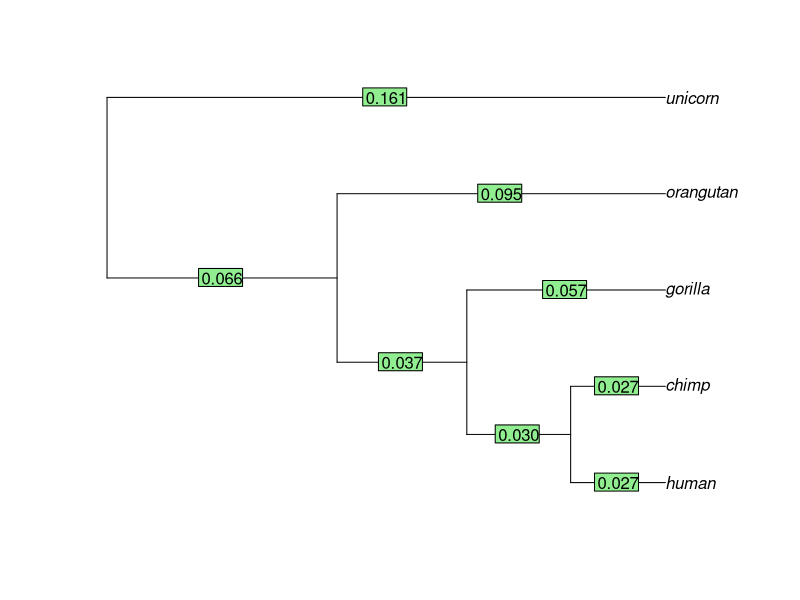

Write R code to recreate this figure.
#########################################################
#######        COMPUTATIONAL BIOLOGY         ############
#######             HOMEWORK 3               ############
#########################################################
#                                                       #
# Reconstruct the phylogenetic tree of given sequences  #
# using UPGMA with hamming, JC69, K80 distances.        #
#                                                       #
#########################################################
#########################################################

#########################################################
######    Code below this should not be changed   #######
#########################################################

library(ape)

transform_to_phylo = function(sequences, named_edges, edge_lengths, node_description) {
    # Produce a tree of the phylo class from the matrix of edges, vector of lengths and
    # the dataframe  containing node descriptions.
    #    sequences: a list of the original sequences as strings;
    #    named_edges: an Mx2 matrix of pairs of nodes connected by an edge,
    #                 where the M rows are the different edges and the 2 columns
    #                 are the parent node and the child node of an edge as numeric values.
    #    edge_lengths: a vector of length M of the corresponding edge lengths as numeric values.
    #    node_description: a data frame of the node descriptions as defined in
    #                      initialize_node_description and extended by the upgma code.
    
    edges = named_edges
    for (name in rownames(node_description)) {
        index = which(rownames(node_description) == name)
        edges[which(edges == name)] = as.numeric(index)
    }
    edges = matrix(as.numeric(edges), ncol = 2)
    
    edges[which(edges > length(sequences))] = - edges[which(edges > length(sequences))]
    root = setdiff(edges[,1], edges[,2])
    edges[which(edges==root)] = length(sequences) + 1
    
    k = length(sequences) + 2
    for(x in unique(edges[which(edges < 0)])) {
        edges[which(edges==x)] = k
        k = k + 1
    }
    
    tree = list()
    class(tree) = "phylo"
    tree$edge = edges
    tree$edge.length = edge_lengths
    tree$Nnode = as.integer(length(sequences) - 1)
    tree$tip.label = names(sequences)
    
    # Return the tree in the form of the phylo class from ape
    return(tree)
}

plot_tree = function(tree) {
    # Plot the phylogenetic tree with node labels and edge lengths.
    #    tree: an object of class phylo from the ape package

    plot(tree)
    edgelabels(format(tree$edge.length, digits = 2))
}

initialize_node_description = function(sequences) {
    # Initialize the structure that will hold node descriptions.
    # The created structure is a data frame where the rows are node names, and the columns are
    # node_height -- distance from the node to any tip in the ultrametric tree as a numeric value, and
    # node_size -- number of tips that this node is ancestral to as a numeric value.
    #    sequences: a list of the original sequences as strings;

    N = length(sequences)
    node_names = names(sequences)
    node_sizes = rep(1, times = N)
    node_heights = rep(0, times = N)
    node_description = data.frame(node_sizes, node_heights)
    rownames(node_description) = node_names

    # Return a data frame that contains information on currently existing tip nodes.
    # node_description: a dataframe containing information on the currently existing nodes.
    #                   The row names are the names of the currently existing tips, i.e.
    #                   are the same as the names in the sequence list, node_height is
    #                   0 and node_size is 1 as the all the currently existing nodes are tips.
    return(node_description)
}

add_new_node = function(node_description, merging_nodes) {
    # Add new merged node to the node description data frame.
    # The new node is a combination of the nodes supplied in the merging_nodes,
    # e.g. if one needs to merge nodes "bird" and "fish", the new node in the
    # dataframe will be called "bird.fish".
    #    node_description: the dataframe created by initialize_node_description, containing
    #                      current node sizes and node heights as numeric values.
    #    merging_nodes: a vector of two names of the nodes being merged as strings.

    new_node_name = paste(merging_nodes, collapse = ".")
    new_node_row = data.frame(node_sizes = 0, node_heights = 0)
    rownames(new_node_row) = new_node_name
    new_node_description = rbind(node_description, new_node_row)
    
    # Return the node_description dataframe with a row for the new node added, and
    # the new node name.
    #    node_description: the dataframe where the rows are labelled by current nodes and columns
    #                      contain the node heights and sizes as numeric values.
    #    new_node_name: the name of the newly added node as a string, created from names in merging_nodes.
    return(list(node_description = new_node_description, new_node_name = new_node_name))
}

#########################################################
######    Code above this should not be changed   #######
#########################################################

get_hamming_distance = function(sequence1, sequence2) {
    # Compute the Hamming distance between two sequences.
    #    sequence1: first sequence 
    #    sequence2: second sequence

    distance <- sum(strsplit(sequence1,"")[[1]]!=strsplit(sequence2,"")[[1]])

    # Return the numerical value of the distance
    return(distance)
}

get_JC69_distance = function(sequence1, sequence2) {
    # Compute the JC69 distance between two sequences.
    #    sequence1: first sequence
    #    sequence2: second sequence

    p <- get_hamming_distance(sequence1, sequence2)/nchar(sequence1)
    distance <- (-3.0/4.0)*log(1-(4.0/3.0)*p)

    # Return the numerical value of the distance
    return(distance)
}

get_K80_distance = function(sequence1, sequence2) {
    # Compute the K80 distance between two sequences.
    #    sequence1: first sequence
    #    sequence2: second sequence

    seq1 <- strsplit(sequence1,"")[[1]]
    seq2 <- strsplit(sequence2,"")[[1]]
    indic <- seq1!=seq2
    differences_tot <- sum(indic)
    S <- 0.0
    V <- 0.0
    for (i in 1:differences_tot){
      if (sum(indic)==0){
        break
      }
      else if (seq1[indic][i]=="T" & seq2[indic][i]=="C" |
          seq1[indic][i]=="A" & seq2[indic][i]=="G" |
          seq2[indic][i]=="T" & seq1[indic][i]=="C" |
          seq2[indic][i]=="A" & seq1[indic][i]=="G")
        {
        S <- S+1
        }
    }
    V <- (differences_tot-S)/length(seq1)
    S <- S/length(seq1)
    distance <- (-0.5)*log(1-2*S-V)-(0.25)*log(1-2*V)

    # Return the numerical value of the distance
    return(distance)
}


compute_initial_distance_matrix = function(sequences, distance_measure) {
    # Compute the initial distance matrix using one of the distance measures.
    # The matrix is of dimension NxN, where N is the number of sequences.
    # The matrix columns and rows should be labelled with tip names, each row and column
    # corresponding to the appropriate sequence.
    # The matrix can be filled completely (i.e symmetric matrix) or only the upper half
    # (as shown in the lecture).
    # The diagonal elements of the matrix should be Inf.
    #    sequences: the sequence alignment in the form of a list of species names and 
    #               the associated genetic sequences as strings
    #    distance_measure: a string indicating whether the 'hamming', 'JC69' or 'K80' 
    #                      distance measure should be used
  
    N <- length(sequences)
    distance_matrix <- matrix(nrow = N, ncol = N)
    rownames(distance_matrix) <- names(sequences)
    colnames(distance_matrix) <- names(sequences)
    
    for (i in 1:N){
      for (j in 1:N){
        if (distance_measure=='hamming'){
          distance_matrix[i,j] <- get_hamming_distance(sequences[i][[1]], sequences[j][[1]])
        }
        else if (distance_measure=='JC69'){
          distance_matrix[i,j] <- get_JC69_distance(sequences[i][[1]], sequences[j][[1]])
        }
        else if (distance_measure=='K80'){
          distance_matrix[i,j] <- get_K80_distance(sequences[i][[1]], sequences[j][[1]])
        }
      }
    }
    
    diag(distance_matrix) <- Inf

    # Return the NxN matrix of numeric inter-sequence distances with Inf on the diagonal
    return(distance_matrix)
}

get_merge_node_distance = function(node_description, distance_matrix, merging_nodes, existing_node) {
    # Compute the new distance between the newly created merge node and an existing old node in the tree
    #    node_description: a dataframe containing information on the currently existing nodes
    #    distance_matrix: the matrix of current distances between nodes
    #    merging_nodes: a vector of two node names that are being merged in this step
    #    existing_node: one of the previously existing nodes, not included in the new node
    
    size_i <- node_description[merging_nodes[1], "node_sizes"]
    dist_i <- distance_matrix[merging_nodes[1], existing_node]
    size_j <- node_description[merging_nodes[2], "node_sizes"]
    dist_j <- distance_matrix[merging_nodes[2], existing_node]
    
    new_distance = (size_i * dist_i + size_j * dist_j) / (size_i + size_j)
  
    # Returns the numeric distance between the newly created merge node and the existing node
    return(new_distance)
}

update_distance_matrix = function(node_description, distance_matrix, merging_nodes, new_node_name) {
    # Update the distance matrix given that two nodes are being merged.
    #    node_description: a dataframe containing information on the currently existing nodes
    #    distance_matrix: the current distance matrix that needs to be updated
    #    merging_nodes: a vector of two node names that need to be merged in this step
    #    new_node_name: the name with which the merged node should be labelled
    # The resulting matrix should be one column and one row smaller, i.e. if the given distance matrix
    # was MxM, then the updated matrix will be M-1xM-1, where the 2 rows and cols represent the separate
    # nodes undergoing the merge are taken out and a new row and col added that represents the new node.

    # use get_merge_node_distance
    updated_distance_matrix <- rbind(distance_matrix, rep(NA, dim(distance_matrix)[1]))
    updated_distance_matrix <- cbind(updated_distance_matrix, c(rep(NA, dim(distance_matrix)[1]), Inf))
    rownames(updated_distance_matrix) <- c(rownames(distance_matrix), new_node_name)
    colnames(updated_distance_matrix) <- c(rownames(distance_matrix), new_node_name)
    
    indic <- c()
    for (i in 1:(length(rownames(updated_distance_matrix))-1)){
      if (rownames(updated_distance_matrix)[i] != merging_nodes[1] & rownames(updated_distance_matrix)[i] != merging_nodes[2]){
        val <- get_merge_node_distance(node_description, updated_distance_matrix, merging_nodes, rownames(updated_distance_matrix)[i])
        updated_distance_matrix[i, dim(updated_distance_matrix)[1]] <- val
        updated_distance_matrix[dim(updated_distance_matrix)[1], i] <- val
      }else{
        indic <- c(indic,i)
      }
    }
    
    #delete rows/cols not used anymore
    updated_distance_matrix<- updated_distance_matrix[-indic,-indic]
      
    # Returns the updated matrix of numeric cluster distances
    return(updated_distance_matrix)
}

upgma_one_step = function(node_description, distance_matrix, edges, edge_lengths) {
    # Performs one step of the upgma algorithm, i.e. the nodes with the smallest distance are merged, 
    # the node height of the new node is calculated and the distance matrix is newly calculated.
    # Values that are expected to be returned are listed below.
    #    node_description: a dataframe containing information on the currently existing nodes
    #    distance_matrix: the current distance matrix that needs to be updated (LxL)
    #    edges: an Mx2 matrix of pairs of nodes connected by an edge, where the M rows are the different
    #           edges and the 2 columns are the parent node and the child node of an edge.
    #    edge_lengths: a vector of length M of the corresponding edge lengths.
  
    #find minimal entry
    min_ind <- arrayInd(which.min(distance_matrix), dim(distance_matrix))
    si <- rownames(distance_matrix)[min_ind[1]]
    sj <- rownames(distance_matrix)[min_ind[2]]
    
    #merge the nodes
    merging_nodes <- c(si,sj)
    newnode <- add_new_node(node_description, merging_nodes)
    new_node_name <- newnode$new_node_name
    node_description <- newnode$node_description
    
    # update edges
    edges <- rbind(edges, c(new_node_name,si))
    edges <- rbind(edges, c(new_node_name,sj))
    
    #compute and update edge_lengths
    edge_lengths <- append(edge_lengths, distance_matrix[min_ind]/2 - node_description[si, "node_heights"])
    edge_lengths <- append(edge_lengths, distance_matrix[min_ind]/2 - node_description[sj, "node_heights"])
    
    #update node_description
    node_description[new_node_name, "node_sizes"] = node_description[si, "node_sizes"] + node_description[sj, "node_sizes"]
    node_description[new_node_name, "node_heights"] = node_description[si, "node_heights"] + edge_lengths[length(edge_lengths)-1]
    
    #update distance matrix
    distance_matrix <- update_distance_matrix(node_description, distance_matrix, merging_nodes, new_node_name)
  
    # Return the updated distance matrix, edge description matrix, edge length vector and 
    # node_description data frame
    #    node_description: data frame containing sizes and heights of all nodes 
    #        (to be updated using add_new_node())
    #    distance_matrix: the updated matrix of numeric distances between nodes (L-1xL-1)
    #    edges: an Mx2 matrix of pairs of nodes connected by an edge, where the M rows are
    #    the different edges and the 2 columns are the parent node and the child node of an edge as numeric values.
    #    edge_lengths: a vector of length M of the corresponding numeric edge lengths.
    return(list(node_description = node_description, distance_matrix = distance_matrix,
                edges = edges, edge_lengths = edge_lengths))
}

build_upgma_tree = function(sequences, distance_measure) {
    # Build the tree from given sequences using the UPGMA algorithm.
    #    sequences: the sequences in the format of a list of species names and the associated genetic 
    #               sequences as strings.
    #    distance_measure: a string indicating whether the 'hamming', 'JC69' or 'K80' distance measure
    #                      should be used
    
    N <- length(sequences)
    node_description <- initialize_node_description(sequences)
    edges <- matrix(nrow = 0, ncol = 2)
    edge_lengths <- vector(mode = "numeric", length = 0)
    distance_matrix <- compute_initial_distance_matrix(sequences, distance_measure)
    
    while (!is.null(dim(distance_matrix))){
      step <- upgma_one_step(node_description, distance_matrix, edges, edge_lengths)
      node_description <- step$node_description
      distance_matrix <- step$distance_matrix
      edges <- step$edges
      edge_lengths <- step$edge_lengths
    }
  
    # Return the UPGMA tree of sequences in the form of the phylo class from ape
    tree <- transform_to_phylo(sequences, edges, edge_lengths, node_description)
    return(tree)
}

test_tree_building = function() {
    sequences <- list(orangutan = "TCACACCTAAGTTATATCTATATATAATCCGGGCCGGG",
                     chimp = "ACAGACTTAAAATATACATATATATAATCCGGGCCGGG",
                     human = "AAAGACTTAAAATATATATATATATAATCCGGGCCGGG",
                     gorilla = "ACACACCCAAAATATATATATATATAATCCGGGCCGGG",
                     unicorn = "ACACACCCAAAATATATACGCGTATAATCCGGGCCGAA")
    distance_measure <- 'hamming'
    distance_measure <- 'JC69'
    distance_measure <- 'K80'

    tree <- build_upgma_tree(sequences, distance_measure)
    plot_tree(tree)
}

test_tree_building()
